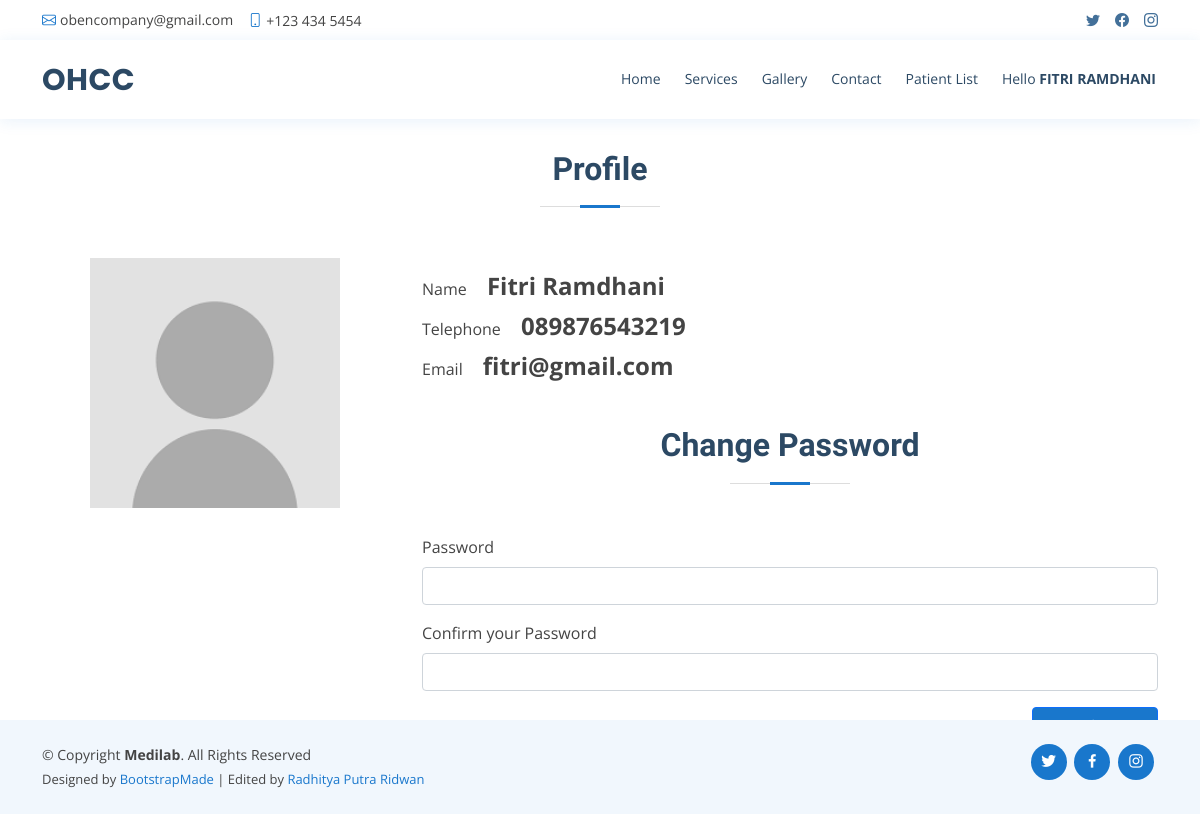
The app's page /php/profile.php (signed in) with its own data.
### tables this page shows
CREATE TABLE `dokter` (
  `id_dokter` int(11) NOT NULL,
  `nama_dokter` varchar(100) NOT NULL,
  `email_dokter` varchar(255) NOT NULL,
  `password` varchar(255) NOT NULL,
  `telepon_dokter` char(13) NOT NULL,
  `foto_dokter` varchar(255) NOT NULL
);

### db/functions.php (called while the page is built, shortened)
<?php
    function connect() {
        $connect = mysqli_connect('localhost', 'root', '', 'tubes_213040048') or die('FAILED TO CONNECT!!');
        return $connect;
    }
    function query($sql) {
        $connect = connect();
        $result = mysqli_query($connect, $sql) or die(mysqli_error($connect));
        $rows = [];
        while($row = mysqli_fetch_assoc($result)) {
            $rows[] = $row;
        }
        return $rows;
    }

### php/profile.php (the view, shortened to what this page needs)
<?php
require '../db/functions.php';
$id = $_SESSION['id'];
if($_SESSION['status'] === "SUPER ADMIN"){
    $data = query("SELECT * FROM superadmin WHERE id = $id")[0];
}
else if($_SESSION['status'] === "ADMIN") {
    $data = query("SELECT * FROM admin WHERE id_admin = $id")[0];
}
else if($_SESSION['status'] === "DOCTOR") {
    $data = query("SELECT * FROM dokter WHERE id_dokter = $id")[0];
}
else if($_SESSION['status'] === "USER") {
    $data = query("SELECT * FROM pasien WHERE id_pasien = $id")[0];
}
?>
<head>
  <link href="../assets/vendor/fontawesome-free/css/all.min.css" rel="stylesheet">
  <link href="../assets/vendor/animate.css/animate.min.css" rel="stylesheet">
  <link href="../assets/vendor/bootstrap/css/bootstrap.min.css" rel="stylesheet">
  <link href="../assets/vendor/bootstrap-icons/bootstrap-icons.css" rel="stylesheet">
  <link href="../assets/vendor/boxicons/css/boxicons.min.css" rel="stylesheet">
  <link href="../assets/vendor/glightbox/css/glightbox.min.css" rel="stylesheet">
  <link href="../assets/vendor/remixicon/remixicon.css" rel="stylesheet">
  <link href="../assets/vendor/swiper/swiper-bundle.min.css" rel="stylesheet">
  <link href="../assets/css/style.css" rel="stylesheet">
</head>
<body>
<?php include_once '../separate/topbar.php'; ?>
<?php include_once '../separate/header.php'; ?>
<section id="profile" class="profile">
    <div class="container">
        <div class="section-title">
            <h2>Profile</h2>
        </div>
        <div class="row mb-3">
            <?php if($_SESSION['status'] === "SUPER ADMIN"){ ?>
            <div class="col align-middle text-center">
                <div class="row mt-3">
                    <div class="col lh-1">
                    <span>Username</span>
                    <span class="mx-3 fs-4"><b><?= $data["username"]; ?></b></span>
                    </div>
                </div>
                <div class="section-title mt-5">
                    <h2>Change Password</h2>
                </div>
                <div class="row">
                    <form action="" method="POST">
                        <div class="mb-3">
                            <label for="password" class="form-label">Password</label>
                            <input type="password" class="form-control" id="password" name="password" required>
                        </div>
                        <div class="mb-3">
                            <label for="password" class="form-label">Confirm your Password</label>
                            <input type="password" class="form-control" id="password" name="confirmPassword" required>
                        </div>
                        <button type="submit" name="submitSAdmin" class="btn btn-primary">Save changes</button>
                    </form>
                </div>
            </div>
            <?php } else if($_SESSION['status'] === "DOCTOR") { ?>
            <div class="col-4   ">
                <img src="../assets/img/profile/<?= $data["foto_dokter"]?>" alt="Profile" width="250rem" class="mx-5">
            </div>
            <div class="col align-middle">
                <div class="row mt-3">
                    <div class="col lh-1">
                    <span>Name</span>
                    <span class="mx-3 fs-4"><b><?= $data["nama_dokter"]; ?></b></span>
                    </div>
                </div>
                <div class="row mt-3">
                    <div class="col lh-1">
                    <span>Telephone</span>
                    <span class="mx-3 fs-4"><b><?= $data["telepon_dokter"]; ?></b></span>
                    </div>
                </div>
                <div class="row mt-3">
                    <div class="col lh-1">
                    <span>Email</span>
                    <span class="mx-3 fs-4"><b><?= $data["email_dokter"]; ?></b></span>
                    </div>
                </div>
                <div class="section-title mt-5">
                    <h2>Change Password</h2>
                </div>
                <div class="row">
                    <form action="" method="POST">
                        <div class="mb-3">
                            <label for="password" class="form-label">Password</label>
                            <input type="password" class="form-control" id="password" name="password" required>
                        </div>
                        <div class="mb-3">
                            <label for="password" class="form-label">Confirm your Password</label>
                            <input type="password" class="form-control" id="password" name="confirmPassword" required>
                        </div>
                        <div class="mb-3 text-end">
                            <button type="submit" name="submitDoctor" class="btn btn-primary">Save changes</button>
                        </div>
                    </form>
                </div>
            </div>
            <?php } else if($_SESSION['status'] === "USER") { ?>
            <div class="col-4   ">
                <img src="../assets/img/profile/<?= $data["foto_pasien"]?>" alt="Profile" width="250rem" class="mx-5">
            </div>
            <div class="col align-middle">
                <div class="row mt-3">
                    <div class="col lh-1">
                    <span>Name</span>
                    <span class="mx-3 fs-4"><b><?= $data["nama_pasien"]; ?></b></span>
                    </div>
                </div>
                <div class="row mt-3">
                    <div class="col lh-1">
                    <span>Telephone</span>
                    <span class="mx-3 fs-4"><b><?= $data["telepon_pasien"]; ?></b></span>
                    </div>
                </div>
                <div class="row mt-3">
                    <div class="col lh-1">
                    <span>Email</span>
                    <span class="mx-3 fs-4"><b><?= $data["email_pasien"]; ?></b></span>
                    </div>
                </div>
                <div class="section-title mt-5">
                    <h2>Change Password</h2>
                </div>
                <div class="row">
                    <form action="" method="POST">
                        <div class="mb-3">
                            <label for="password" class="form-label">Password</label>
                            <input type="password" class="form-control" id="password" name="password" required>
                        </div>
                        <div class="mb-3">
                            <label for="password" class="form-label">Confirm your Password</label>
                            <input type="password" class="form-control" id="password" name="confirmPassword" required>
                        </div>
                        <div class="mb-3 text-end">
                            <button type="submit" name="submitPatient" class="btn btn-primary">Save changes</button>
                        </div>
                    </form>
                </div>
            </div>
            <?php } ?>
        </div>
    </div>
</section>
<?php include_once '../separate/footer.php'; ?>
</body>

### assets/css/style.css (style rules this page uses)
body { font-family: "Open Sans", sans-serif; color: #444444; }
h1, h2, h3, h4, h5, h6 { font-family: "Raleway", sans-serif; }
section { padding: 60px 0; overflow: hidden; }
.section-title { text-align: center; padding-bottom: 30px; }
.section-title h2 { font-size: 32px; font-weight: bold; margin-bottom: 20px; padding-bottom: 20px; position: relative; color: #2c4964; }
.section-title h2::before { content: ""; position: absolute; display: block; width: 120px; height: 1px; background: #ddd; bottom: 1px; left: calc(50% - 60px); }
.section-title h2::after { content: ""; position: absolute; display: block; width: 40px; height: 3px; background: #1977cc; bottom: 0; left: calc(50% - 20px); }
.profile { height: 90%; }
.patient, .admin, .doctor, .history, .profile { padding-top: 150px; }
.btn-primary { background-color: #1977cc !important; }

### records on screen
dokter: foto_dokter (placeholder picture), nama_dokter "Fitri Ramdhani", telepon_dokter "089876543219", email_dokter "fitri@gmail.com"

### other values on screen
$_SESSION['username'] "FITRI RAMDHANI"
